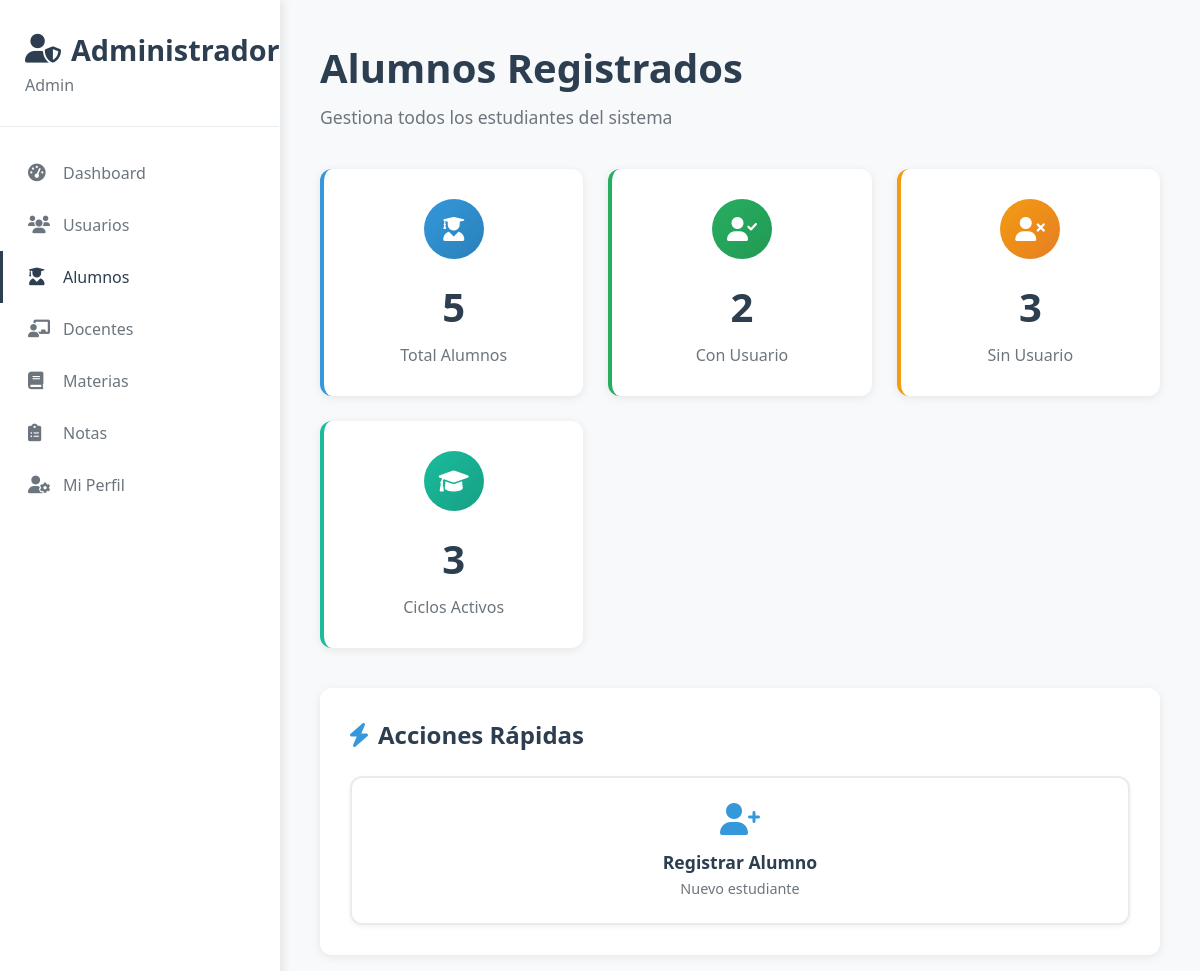
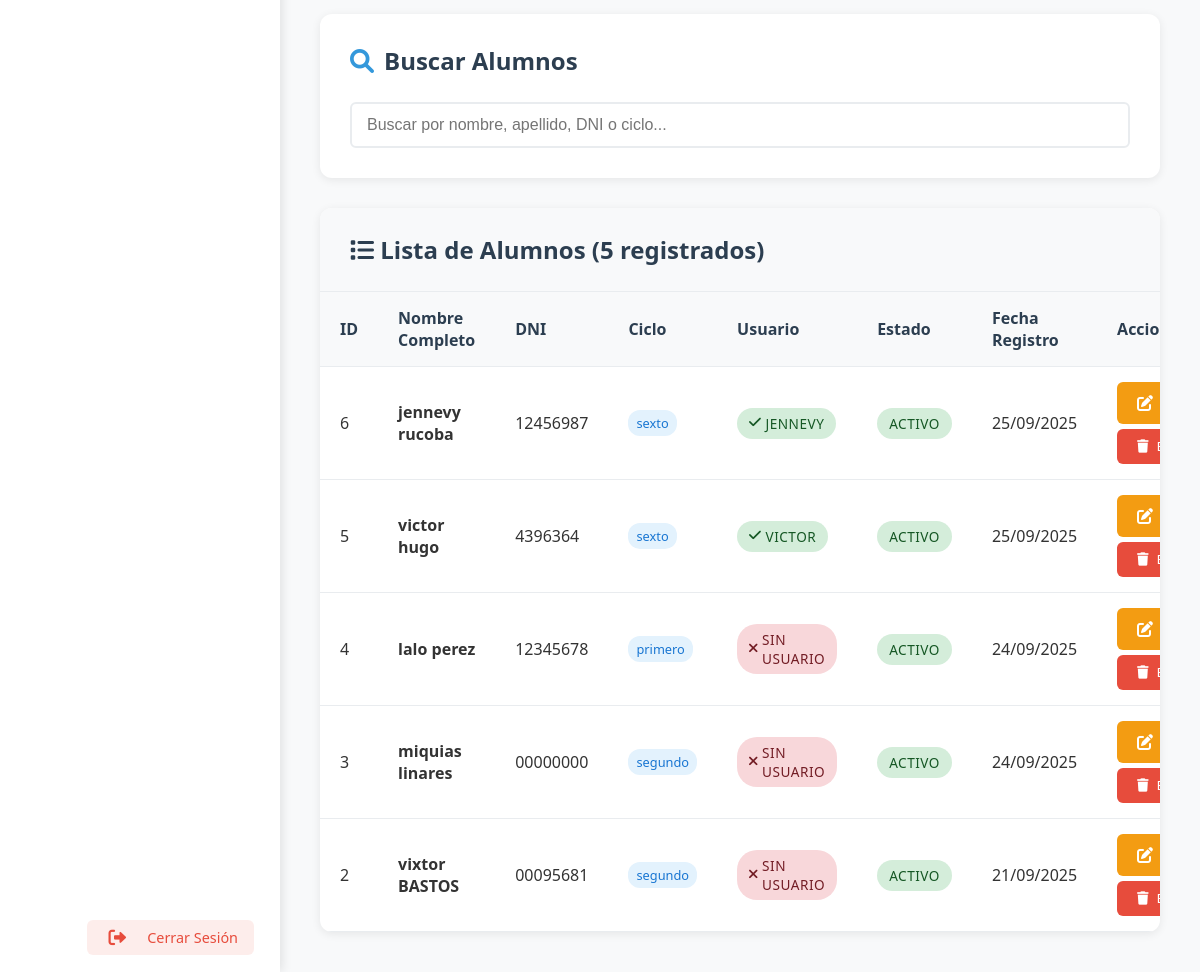
Page /admin/ver_alumnos (signed in) on the committed database (2 pictures, top to bottom).
### app.py (models this page shows)
class Alumno(db.Model):
    id = db.Column(db.Integer, primary_key=True)
    dni = db.Column(db.String(20), unique=True, nullable=False)
    nombre = db.Column(db.String(100), nullable=False)
    apellido = db.Column(db.String(100), nullable=False)
    email = db.Column(db.String(120))
    telefono = db.Column(db.String(20))
    fecha_nacimiento = db.Column(db.Date)
    ciclo = db.Column(db.String(20), nullable=False)  # primero, segundo, tercero, cuarto, quinto, sexto
    fecha_registro = db.Column(db.DateTime, default=datetime.utcnow)
    usuario_id = db.Column(db.Integer, db.ForeignKey('usuario.id'), nullable=True)  # Relación con Usuario
    usuario = db.relationship('Usuario', backref=db.backref('alumno', uselist=False))

class Usuario(db.Model):
    id = db.Column(db.Integer, primary_key=True)
    username = db.Column(db.String(80), unique=True, nullable=False)
    email = db.Column(db.String(120), unique=True, nullable=False)
    password_hash = db.Column(db.String(120), nullable=False)
    tipo = db.Column(db.String(20), nullable=False)  # 'admin', 'docente' o 'alumno'
    fecha_creacion = db.Column(db.DateTime, default=datetime.utcnow)

### app.py (the view)
@app.route('/admin/ver_alumnos')
def admin_ver_alumnos():
    if not session.get('user_id') or session.get('tipo') != 'admin':
        return redirect(url_for('login'))
    alumnos = Alumno.query.order_by(Alumno.fecha_registro.desc()).all()
    for alumno in alumnos:
        if alumno.fecha_registro:
            alumno.fecha_registro_formatted = alumno.fecha_registro.strftime('%d/%m/%Y')
        else:
            alumno.fecha_registro_formatted = 'N/A'
    total_alumnos = len(alumnos)
    alumnos_con_usuario = len([a for a in alumnos if a.usuario_id])
    alumnos_sin_usuario = total_alumnos - alumnos_con_usuario
    ciclos_activos = len(set([a.ciclo for a in alumnos if a.ciclo]))
    return render_template('admin/ver_alumnos_moderno.html',
                         alumnos=alumnos,
                         total_alumnos=total_alumnos,
                         alumnos_con_usuario=alumnos_con_usuario,
                         alumnos_sin_usuario=alumnos_sin_usuario,
                         ciclos_activos=ciclos_activos)

### app.py (called while the page is built)
@app.context_processor
def inject_flash_cleanup():
    return {
        'clear_flash_messages': clear_flash_messages,
        'convertir_ciclo_a_texto': convertir_ciclo_a_texto
    }

### templates/admin/ver_alumnos_moderno.html (shortened to what this page needs)
{% extends "admin/base_admin.html" %}
{% block content %}
<div class="page-header">
    <h1>Alumnos Registrados</h1>
    <p>Gestiona todos los estudiantes del sistema</p>
</div>
<div class="stats-grid">
    <div class="stat-card users">
        <div class="stat-icon users">
            <i class="fas fa-user-graduate"></i>
        </div>
        <div class="stat-number">{{ alumnos|length }}</div>
        <div class="stat-label">Total Alumnos</div>
    </div>
    <div class="stat-card students">
        <div class="stat-icon students">
            <i class="fas fa-user-check"></i>
        </div>
        <div class="stat-number">{{ alumnos_con_usuario }}</div>
        <div class="stat-label">Con Usuario</div>
    </div>
    <div class="stat-card subjects">
        <div class="stat-icon subjects">
            <i class="fas fa-user-times"></i>
        </div>
        <div class="stat-number">{{ alumnos_sin_usuario }}</div>
        <div class="stat-label">Sin Usuario</div>
    </div>
    <div class="stat-card grades">
        <div class="stat-icon grades">
            <i class="fas fa-graduation-cap"></i>
        </div>
        <div class="stat-number">{{ ciclos_activos }}</div>
        <div class="stat-label">Ciclos Activos</div>
    </div>
</div>
<div class="content-container">
    <h2 class="section-title">
        <i class="fas fa-bolt"></i>
        Acciones Rápidas
    </h2>
    <div class="actions-grid">
        <a href="{{ url_for('registrar_alumno') }}" class="action-btn">
            <i class="fas fa-user-plus"></i>
            <h3>Registrar Alumno</h3>
            <p>Nuevo estudiante</p>
        </a>
    </div>
</div>
<div class="content-container">
    <h2 class="section-title">
        <i class="fas fa-search"></i>
        Buscar Alumnos
    </h2>
    <div class="search-container">
        <input type="text" id="searchAlumno" placeholder="Buscar por nombre, apellido, DNI o ciclo..." class="form-control">
    </div>
</div>
<div class="table-container">
    <div class="table-header">
        <h2><i class="fas fa-list"></i> Lista de Alumnos ({{ alumnos|length }} registrados)</h2>
    </div>
    <div class="table-responsive">
        <table>
            <thead>
                <tr>
                    <th>ID</th>
                    <th>Nombre Completo</th>
                    <th>DNI</th>
                    <th>Ciclo</th>
                    <th>Usuario</th>
                    <th>Estado</th>
                    <th>Fecha Registro</th>
                    <th>Acciones</th>
                </tr>
            </thead>
            <tbody>
                {% for alumno in alumnos %}
                <tr data-nombre="{{ (alumno.nombre + ' ' + alumno.apellido)|lower }}" data-dni="{{ alumno.dni|lower }}" data-ciclo="{{ alumno.ciclo|lower }}">
                    <td>{{ alumno.id }}</td>
                    <td>
                        <strong>{{ alumno.nombre }} {{ alumno.apellido }}</strong>
                    </td>
                    <td>{{ alumno.dni }}</td>
                    <td>
                        <span class="ciclo-badge">{{ alumno.ciclo }}</span>
                    </td>
                    <td>
                        {% if alumno.usuario %}
                            <span class="status-badge status-active">
                                <i class="fas fa-check"></i> {{ alumno.usuario.username }}
                            </span>
                        {% else %}
                            <span class="status-badge status-inactive">
                                <i class="fas fa-times"></i> Sin Usuario
                            </span>
                        {% endif %}
                    </td>
                    <td>
                        <span class="status-badge status-active">Activo</span>
                    </td>
                    <td>{{ alumno.fecha_registro_formatted }}</td>
                    <td>
                        <div class="btn-group">
                            <a href="{{ url_for('editar_alumno', alumno_id=alumno.id) }}" class="btn btn-warning btn-sm">
                                <i class="fas fa-edit"></i> Editar
                            </a>
                            <button type="button" class="btn btn-danger btn-sm" onclick="eliminarAlumno({{ alumno.id }}, '{{ alumno.nombre }} {{ alumno.apellido }}')">
                                <i class="fas fa-trash"></i> Eliminar
                            </button>
                        </div>
                    </td>
                </tr>
                {% else %}
                <tr>
                    <td colspan="8" class="text-center text-muted">
                        <i class="fas fa-info-circle"></i> No hay alumnos registrados
                    </td>
                </tr>
                {% endfor %}
            </tbody>
        </table>
    </div>
</div>
{% endblock %}

### rows in the picture
Alumno: id "6", nombre "jennevy", apellido "rucoba", dni "12456987", ciclo "sexto", usuario.username "JENNEVY", fecha_registro_formatted "25/09/2025"
Alumno: id "5", nombre "victor", apellido "hugo", dni "4396364", ciclo "sexto", usuario.username "VICTOR", fecha_registro_formatted "25/09/2025"
Alumno: id "4", nombre "lalo", apellido "perez", dni "12345678", ciclo "primero", shows "SIN USUARIO", fecha_registro_formatted "24/09/2025"
Alumno: id "3", nombre "miquias", apellido "linares", dni "00000000", ciclo "segundo", shows "SIN USUARIO", fecha_registro_formatted "24/09/2025"
Alumno: id "2", nombre "vixtor", apellido "BASTOS", dni "00095681", ciclo "segundo", shows "SIN USUARIO", fecha_registro_formatted "21/09/2025"

### other values in the picture
{{ alumnos|length }} "5"
{{ alumnos_con_usuario }} "2"
{{ alumnos_sin_usuario }} "3"
{{ ciclos_activos }} "3"
